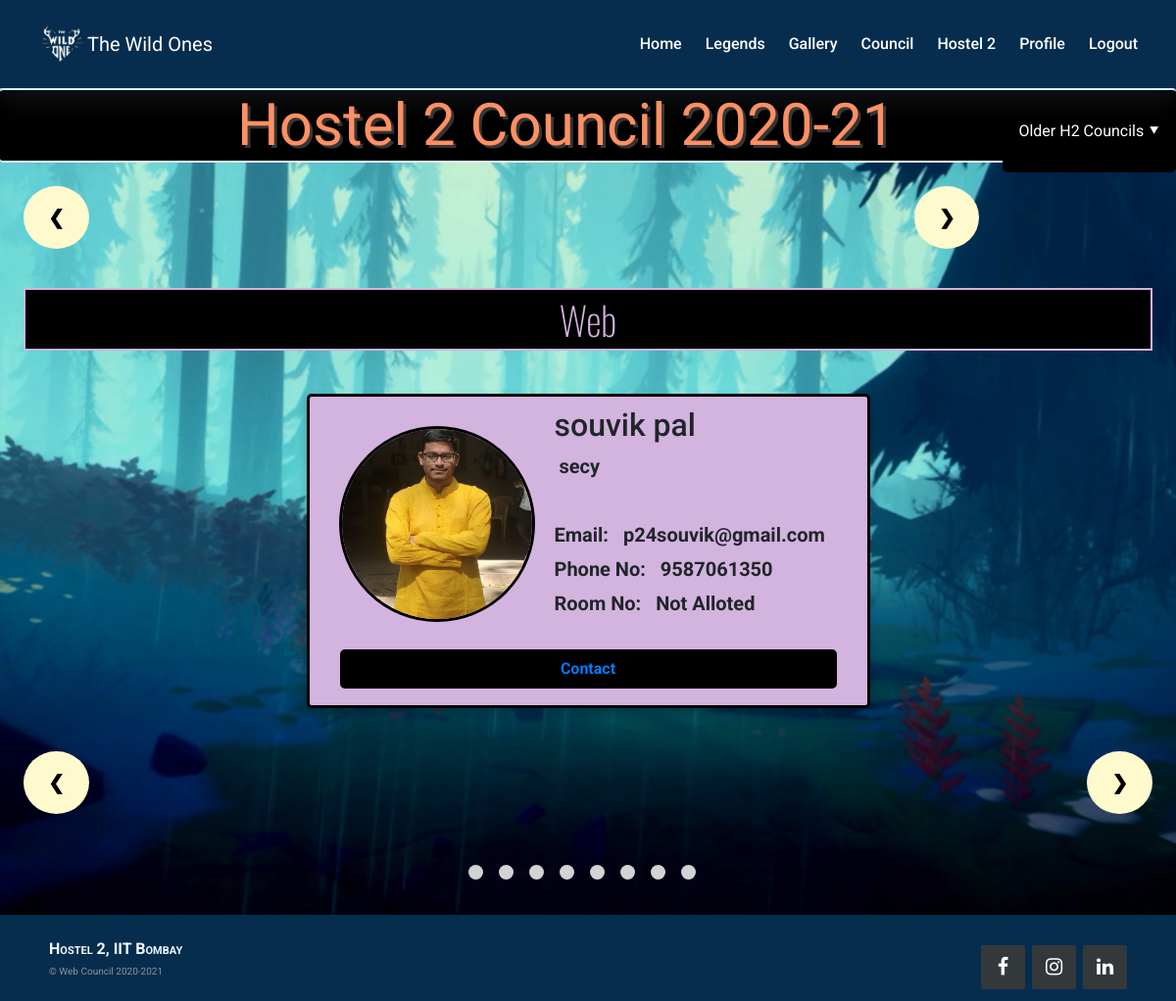
Screenshot of /contactus/ (signed in) with the database file from the repository.
### hostel2/models.py (models this page shows, shortened)
class Council_Category(models.Model):
    category = models.CharField(max_length=150,primary_key=True)
    headingstyle = models.CharField(max_length=150,default='adminstyle')

class Council(models.Model):
    category = models.ForeignKey(Council_Category,on_delete=models.CASCADE)
    name = models.CharField(max_length=150)
    post = models.CharField(max_length=150)
    roomno = models.CharField(max_length=150,blank=True, default='')
    contactno = models.CharField(max_length=150,blank=True, default='')
    email = models.CharField(max_length=150)
    picture = models.ImageField(upload_to='images/')
    councillor = models.BooleanField(default=False)
    left = models.BooleanField(default=True)
    manifestoExists = models.BooleanField(default=False)
    socialmedia = models.CharField(max_length=150,default='#')
    manifesto = models.FileField(upload_to='manifesto/',blank=True,null=True )
    style = models.CharField(max_length=150,default='card1')

### hostel2/views.py (the view)
# urls.py: path('contactus/', views.contactus , name="contactus"),
def contactus(request):
    all_council_categories = Council_Category.objects.all()
    all_council = Council.objects.all()
    context = { 'all_council_categories' : all_council_categories,'all_council' : all_council}
    return render(request, 'hostel2/contactus_test.html', context)

### hostel2/templates/hostel2/contactus_test.html (shortened to what this page needs)
{% extends "hostel2/base.html" %}
{% block head %}
{% load static %}
<link rel="stylesheet" href="{% static 'hostel2/style.css'%}">
<link rel="stylesheet" href="{% static 'hostel2/footer.css'%}">
{% endblock head %}
{% block body %}
<div class ="heading">
<h1>Hostel 2 Council 2020-21</h1>
<div class="dropdown2">
  <button class="dropbtn2">Older H2 Councils &#11206;</button>
</div>
</div>
<div class="arrow">
<span class="previous round" onclick="plusSlides(-1)">&#10094;</span>
<span class="next round" onclick="plusSlides(1)">&#10095;</span>
</div>
{% for council_category in all_council_categories %}
<div class="mySlides myfade">
  <h2 class = {{council_category.headingstyle}}>{{council_category.category}}</h2>
{% for council in all_council %}
  {% if council.category == council_category %}
  {% if council.councillor %}
      <div class="row">
        <div class="columnX">
        <div class={{council.style}}>
        <img src={{council.picture.url}}>
        <div class="container">
          <h2>{{ council.name }}</h2>
          <p class="title">&nbsp;{{council.post}}</p>
          <p style="font-size:20px; margin-bottom:5px;"><b>Email: &nbsp; {{council.email}}</b></p>
          <p style="font-size:20px; margin-bottom:5px;"><b>Phone No: &nbsp; {{council.contactno}}</b></p>
          <p style="font-size:20px; margin-bottom:5px;"><b>Room No: &nbsp; {{council.roomno}}</b></p>
          <div class="buttonbar">
            <button class="button"><a href="{{council.socialmedia}}"/> Contact </a></button>
          </div>
        </div>
    </div>
  </div>
</div>
  {% endif %}
  {% endif %}
{% endfor %}
</div>
{% endfor %}
<div class="arrow">
<span class="previous round" onclick="plusSlides(-1)">&#10094;</span>
<span class="next round" onclick="plusSlides(1)">&#10095;</span>
<div style="text-align:center">
  <span class="dot2" onclick="currentSlide(1)"></span>
  <span class="dot2" onclick="currentSlide(2)"></span>
  <span class="dot2" onclick="currentSlide(3)"></span>
  <span class="dot2" onclick="currentSlide(4)"></span>
  <span class="dot2" onclick="currentSlide(5)"></span>
  <span class="dot2" onclick="currentSlide(6)"></span>
  <span class="dot2" onclick="currentSlide(7)"></span>
  <span class="dot2" onclick="currentSlide(8)"></span>
</div>
</div>
<footer class="footer-distributed">
    <div class="footer-right">
        <a href="#"><i class="fa fa-facebook"></i></a>
        <a href="#"><i class="fa fa-instagram"></i></a>
        <a href="#"><i class="fa fa-linkedin"></i></a>
    </div>
    <div class="footer-left">
        <h1 class = "priyansh" > Hostel 2, IIT Bombay</h1>
        <p> &copy; Web Council 2020-2021</p>
    </div>
</footer>
{%  endblock body %}

### hostel2/static/hostel2/navbar.css (style rules this page uses)
body { background-image: url('https://s3-us-west-2.amazonaws.com/s.cdpn.io/1462889/pat-back.svg'); background-position: center; background-repeat: repeat; background-size: 7%; background-color: #fff; overflow-x: hidden; transition: all 200ms linear; }
h1 { font-size: 48px; line-height: 1.2; font-weight: 700; color: #212112; text-align: center; }

### hostel2/static/hostel2/style.css (style rules this page uses)
body { background-image: url(Images/Among_trees_8.jpg); background-position: center; background-size: cover; background-attachment: fixed; }
html { font-family: "Lato", sans-serif; box-sizing: border-box; }
.heading h1 { text-align: center; text-shadow: 3px 3px #353535; font-family: 'Yeon Sung', cursive !important; font-weight: lighter; font-size: 5vw; color: #ff9063; padding-left: 1px; padding-right: 1px; display: inline-block; margin: 0 0 0 11%; }
p { margin-top: 0px; }
*, *:before, *:after { box-sizing: inherit; }
.columnX { margin:auto; width: 50%; padding: 20px 20px; }
.card2 { box-shadow: 0 4px 8px 0 rgba(0, 0, 0, 0.2); border-radius: 5px; border: 3px solid black; padding: 10px; background-color: #D2B4DE ; }
.card2 img { height: 200px; width: 200px; float: left; border-radius: 500px; border: 3px solid black; margin: 20px; }
.container { padding: 0px 16px; }
.container::after, .row::after { content: ""; clear: both; display: table; }
.title { font-size: 20px; font-weight: bold; margin-top: 0px; margin-bottom: 40px; }
.buttonbar { display: flex; width: 100%; }
.button { font-family: Arial; font-weight: bolder; font-size: 1em; border: none; outline: 0; display: inline-block; padding: 8px; color: white; background-color: #000; text-align: center; cursor: pointer; width: 100%; margin-top: 7.5px; margin-left: 5px; margin-right: 5px; margin-bottom: 7.5px; border-radius: 5px; }
.mySlides { display: none }
.dot2 { cursor: pointer; height: 15px; width: 15px; margin: 3vw 1vw 3vw 0vw; background-color: lightgrey; border-radius: 50%; display: inline-block; transition: background-color 0.6s ease; vertical-align: middle; }
.myfade { -webkit-animation-name: fade; -webkit-animation-duration: 1.5s; animation-name: fade; animation-duration: 1.5s; }
.arrow { border-radius: 200px; }
.previous { text-decoration: none; display: inline-block; padding: 17px 25px; font-weight: bolder; font-size: 20px; margin-top: 3vh; margin-bottom: 2vh; background-color: lemonchiffon; color: black; margin-left: 2vw; vertical-align: middle; }
.next { text-decoration: none; display: inline-block; padding: 17px 25px; font-weight: bolder; font-size: 20px; margin-top: 3vh; margin-bottom: 2vh; background-color: lemonchiffon; color: black; float: right; margin-right: 2vw; vertical-align: middle; }
.round { border-radius: 50%; }
.dropbtn2 { background-color: black; color: white; padding: 30px; padding-left: 16px; padding-right: 16px; font-size: 16px; border: none; cursor: pointer; border-radius: 5px; }
.dropdown2 { position: relative; float: right; }
.heading { background-color: black; border-top: 2px solid lightcyan; border-bottom: 2px solid lightcyan; border-radius: 4px; background-image: url(Pictures/icon2.png); background-position: 1vw -2vh; background-repeat: no-repeat; background-size: 7em; text-align: center; vertical-align: middle; }
.webstyle { font-size: 40px; font-family: 'Oswald' !important; font-weight: lighter; margin-bottom: 0px; margin-top: 0px; padding-top: 7.5px; text-align:center; padding:0px ; margin:2vw; color: #D2B4DE; background-color:black; border: 2px solid #D2B4DE; line-height: 1.5 !important; }

### hostel2/static/hostel2/footer.css (style rules this page uses)
* { font-family: Roboto; }
.footer-distributed { background-color: #062d4d; box-shadow: 0 1px 1px 0 rgba(0, 0, 0, 0.12); box-sizing: border-box; width: 100%; text-align: left; font: normal 16px sans-serif; padding: 25px 50px; }
.footer-distributed .footer-left p { color: #8f9296; font-size: 10px; margin: 0; }
.footer-distributed .footer-right { float: right; margin-top: 6px; max-width: 180px; }
.footer-distributed .footer-right a { display: inline-block; width: 45px; height: 45px; background-color: #33383b; border-radius: 2px; font-size: 20px; color: #ffffff; text-align: center; line-height: 45px; margin-left: 3px; transition:all .25s; }
.priyansh { color: aliceblue; font-family: Adobe Caslon Pro, Hoefler Text, Georgia, Garamond, Times, serif: letter-spacing:0.1em; text-align:left; font-size: 12pt; font-variant: small-caps; }

### rows the page displays
Council_Category: category "Web"
Council: picture (picture), name "souvik pal", post "secy", email "p24souvik@gmail.com", contactno "9587061350", roomno "Not Alloted"
